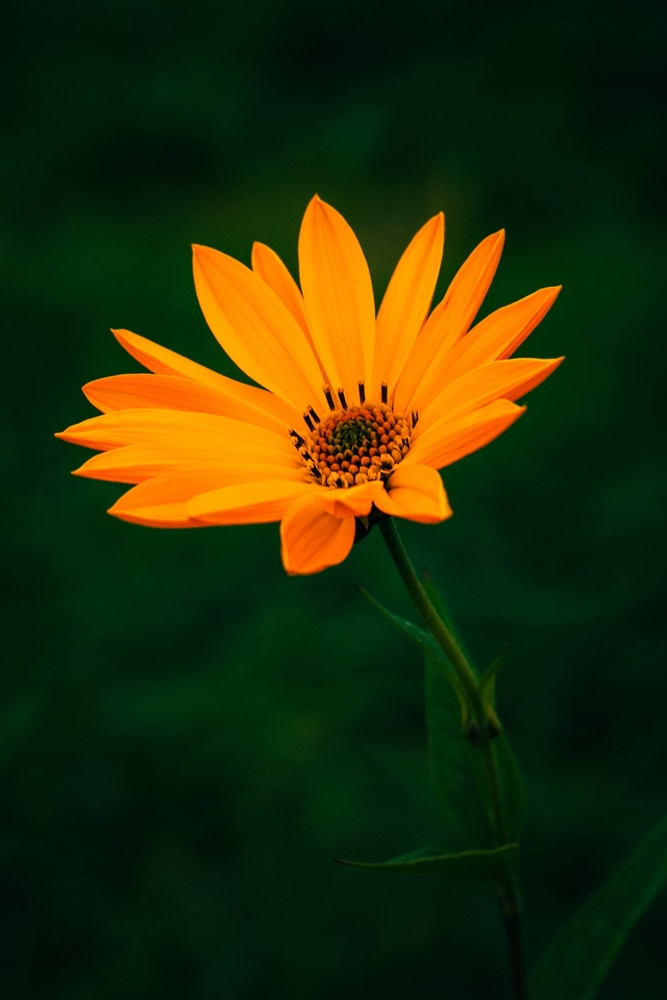
#> input picture TASK-2(IMAGE TO SKETCH CONVERSION)/flower1.jpeg, 667 x 1000 px, shrunk from 1000 x 1500 before the run
$ jupyter execute 'IMAGE TO SKETCH CONVERSION.ipynb'   (shell and % lines are left out)
#> lines starting #> are read from the running program, lines starting #| are printed output that depends on the picture
### LET'S GROW MORE INTERNSHIP

### NAME :CHARAN SRIDHAR BHOGARAJU

### TASK-2: IMAGE TO SKETCH CONVERSION

#### Description of Task:
We need to read the image in RBG format and then convert it to a grayscale image. This will turn an image into a classic black and white photo. Then the next thing to do is invert the grayscale image also called negative image, this will be our inverted grayscale image. Inversion can be used to enhance details. Then we can finally create the pencil sketch by mixing the grayscale image with the inverted blurry image. This can be done by dividing the grayscale image by the inverted blurry image. Since images are just arrays, we can easily do this programmatically using the divide function from the cv2 library in Python.

### IMPORT MODULES

[cell 1]
import cv2

### READING THE IMAGE

[cell 2]
# image of the flower
img=cv2.imread("flower1.jpeg")
#> img is the input picture: shape (1000, 667, 3); mean B, G, R 8.9, 47.1, 38.6

### SHOWING OR DISPLAYING THE IMAGE

[cell 3]
cv2.imshow("Flower picture",img)
cv2.waitKey(0)

### READING THE IMAGE IN RGB FORMAT

[cell 4]
import matplotlib.pyplot as plt
img_rgb=cv2.cvtColor(img,cv2.COLOR_BGR2RGB)
plt.imshow(img_rgb)

### CONVERTING ORIGINAL TO GREY SCALE IMAGE

[cell 5]
g_img=cv2.cvtColor(img,cv2.COLOR_BGR2GRAY)
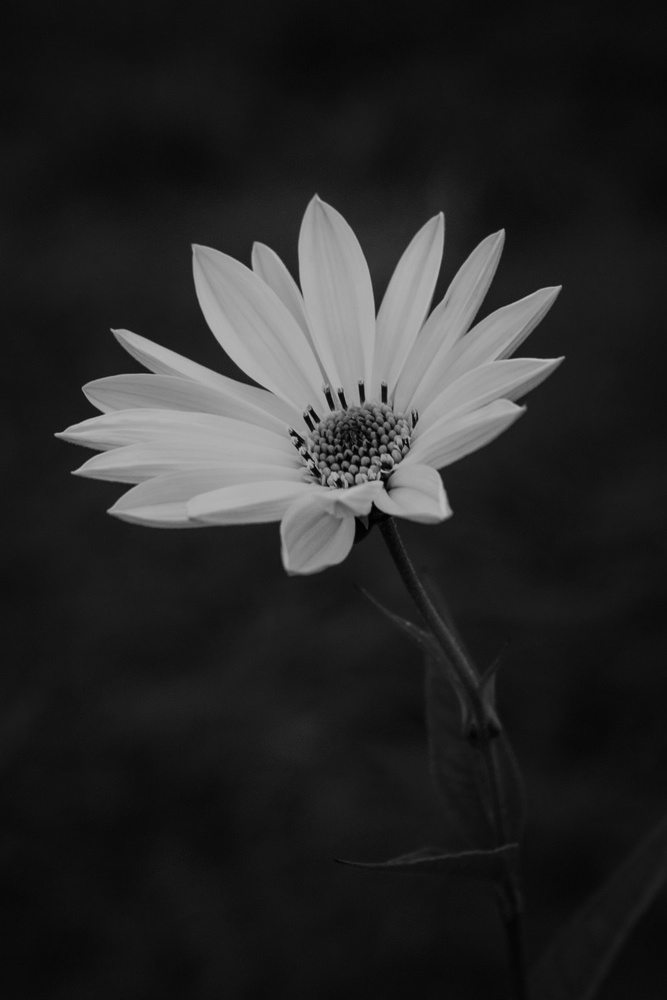
#> g_img: shape (1000, 667); min 1, max 190, mean 40.2
g_img

[cell 6]
plt.imshow(g_img)

### INVERTING THE GRAY SCALE IMAGE

[cell 7]
inv_img=255-g_img
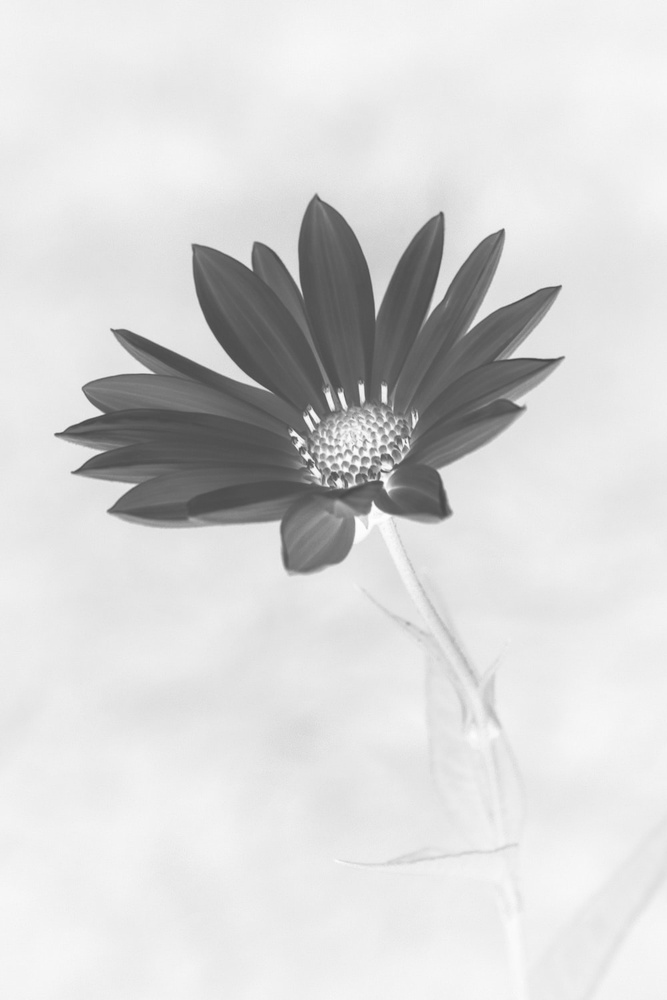
#> inv_img: shape (1000, 667); min 65, max 254, mean 214.8
plt.imshow(inv_img)

### BLUR THE IMAGE BY GAUSSIAN FUNCTION

[cell 8]
blurr=cv2.GaussianBlur(inv_img,(15,15),0)
plt.imshow(blurr)

### INVERTING THE BLURRED IMAGE TO PENCIL SKETCH

[cell 9]
inv_blur=255-blurr
pencil_sketch=cv2.divide(g_img,inv_blur,scale=256.0)
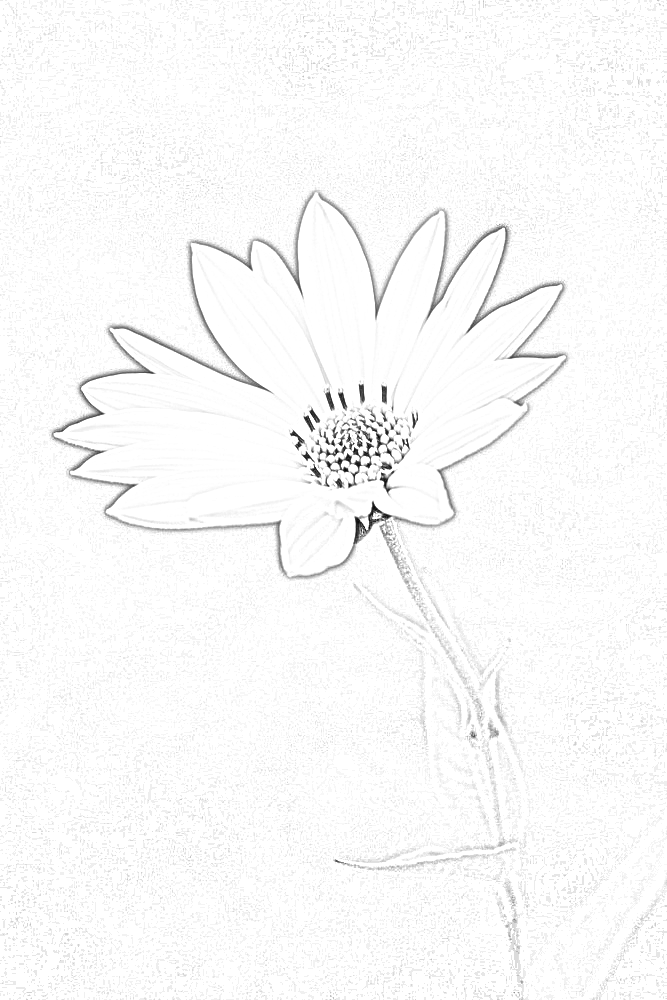
#> pencil_sketch: shape (1000, 667); min 7, max 255, mean 249.7
plt.imshow(pencil_sketch)
